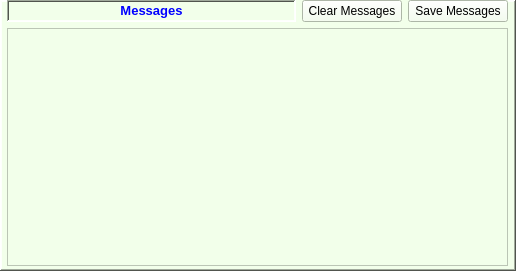
   <widget class="QFrame" name="frmMessages">
    <property name="geometry">
     <rect>
      <x>980</x>
      <y>230</y>
      <width>516</width>
      <height>271</height>
     </rect>
    </property>
    <property name="autoFillBackground">
     <bool>false</bool>
    </property>
    <property name="styleSheet">
     <string notr="true">background-color: rgb(242, 255, 234);</string>
    </property>
    <property name="frameShape">
     <enum>QFrame::WinPanel</enum>
    </property>
    <property name="frameShadow">
     <enum>QFrame::Raised</enum>
    </property>
    <widget class="QWidget" name="layoutWidget">
     <property name="geometry">
      <rect>
       <x>7</x>
       <y>0</y>
       <width>501</width>
       <height>266</height>
      </rect>
     </property>
     <layout class="QVBoxLayout" name="verticalLayout">
      <item>
       <layout class="QHBoxLayout" name="horizontalLayout_2">
        <item>
         <widget class="QLabel" name="label_54">
          <property name="frameShape">
           <enum>QFrame::WinPanel</enum>
          </property>
          <property name="frameShadow">
           <enum>QFrame::Sunken</enum>
          </property>
          <property name="text">
           <string>&lt;html&gt;&lt;head/&gt;&lt;body&gt;&lt;p&gt;&lt;span style=&quot; font-size:10pt; font-weight:600; color:#0000ff;&quot;&gt;Messages&lt;/span&gt;&lt;/p&gt;&lt;/body&gt;&lt;/html&gt;</string>
          </property>
          <property name="alignment">
           <set>Qt::AlignCenter</set>
          </property>
         </widget>
        </item>
        <item>
         <widget class="QPushButton" name="pbClearMessages">
          <property name="maximumSize">
           <size>
            <width>100</width>
            <height>16777215</height>
           </size>
          </property>
          <property name="toolTip">
           <string>Clear message box</string>
          </property>
          <property name="text">
           <string>Clear Messages</string>
          </property>
         </widget>
        </item>
        <item>
         <widget class="QPushButton" name="pbSaveMessages">
          <property name="maximumSize">
           <size>
            <width>100</width>
            <height>16777215</height>
           </size>
          </property>
          <property name="toolTip">
           <string>Save message text to a file</string>
          </property>
          <property name="text">
           <string>Save Messages</string>
          </property>
         </widget>
        </item>
       </layout>
      </item>
      <item>
       <widget class="QTextEdit" name="txtMessages">
        <property name="lineWrapMode">
         <enum>QTextEdit::NoWrap</enum>
        </property>
       </widget>
      </item>
     </layout>
    </widget>
   </widget>
